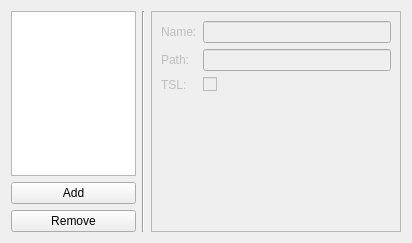
<?xml version="1.0" encoding="UTF-8"?>
<ui version="4.0">
 <class>Form</class>
 <widget class="QWidget" name="Form">
  <property name="geometry">
   <rect>
    <x>0</x>
    <y>0</y>
    <width>412</width>
    <height>243</height>
   </rect>
  </property>
  <property name="windowTitle">
   <string>Form</string>
  </property>
  <layout class="QHBoxLayout" name="horizontalLayout" stretch="1,0,2">
   <item>
    <layout class="QVBoxLayout" name="verticalLayout_2">
     <item>
      <widget class="QListView" name="pathList">
       <property name="editTriggers">
        <set>QAbstractItemView::NoEditTriggers</set>
       </property>
      </widget>
     </item>
     <item>
      <widget class="QPushButton" name="addPathButton">
       <property name="text">
        <string>Add</string>
       </property>
      </widget>
     </item>
     <item>
      <widget class="QPushButton" name="removePathButton">
       <property name="text">
        <string>Remove</string>
       </property>
      </widget>
     </item>
    </layout>
   </item>
   <item>
    <widget class="Line" name="line">
     <property name="orientation">
      <enum>Qt::Vertical</enum>
     </property>
    </widget>
   </item>
   <item>
    <widget class="QFrame" name="pathFrame">
     <property name="enabled">
      <bool>false</bool>
     </property>
     <property name="frameShape">
      <enum>QFrame::StyledPanel</enum>
     </property>
     <property name="frameShadow">
      <enum>QFrame::Raised</enum>
     </property>
     <layout class="QFormLayout" name="formLayout_2">
      <item row="0" column="0">
       <widget class="QLabel" name="label_11">
        <property name="text">
         <string>Name:</string>
        </property>
       </widget>
      </item>
      <item row="0" column="1">
       <widget class="QLineEdit" name="pathNameEdit"/>
      </item>
      <item row="1" column="0">
       <widget class="QLabel" name="label_12">
        <property name="text">
         <string>Path:</string>
        </property>
       </widget>
      </item>
      <item row="1" column="1">
       <widget class="QLineEdit" name="pathDirEdit"/>
      </item>
      <item row="2" column="0">
       <widget class="QLabel" name="label_13">
        <property name="text">
         <string>TSL:</string>
        </property>
       </widget>
      </item>
      <item row="2" column="1">
       <widget class="QCheckBox" name="pathTslCheckbox">
        <property name="text">
         <string/>
        </property>
       </widget>
      </item>
     </layout>
    </widget>
   </item>
  </layout>
 </widget>
 <resources/>
 <connections/>
</ui>
